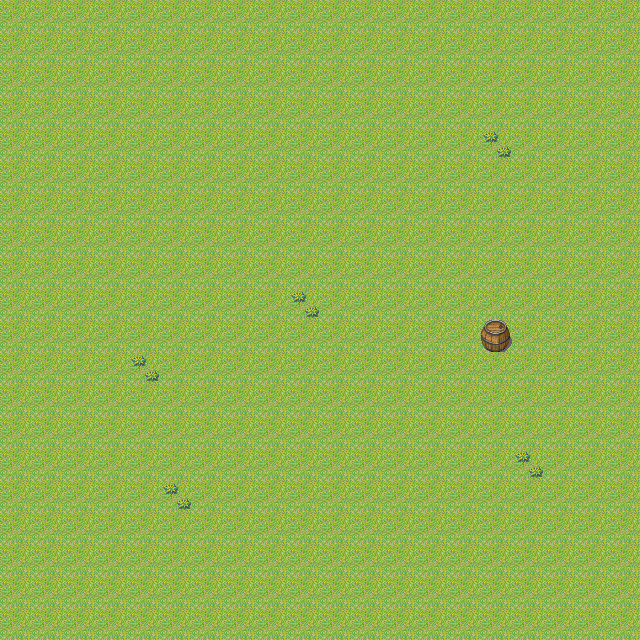

This is a level from a 2D game, rendered from its Tiled map with the project's own tilesets. A one-line summary and the complete map file follow:
An orthogonal 20x20 tile map with 32x32 px tiles, 2 tile layers (Tile Layer 1, Tile Layer 2).

<map version="1.10" tiledversion="1.11.2" orientation="orthogonal" renderorder="left-down" width="20" height="20" tilewidth="32" tileheight="32" infinite="0" nextlayerid="3" nextobjectid="1">
 <tileset firstgid="1" name="castle_exterior_mc" tilewidth="32" tileheight="32" tilecount="1544" columns="8">
  <image source="../tilesets/castle_exterior_mc.png" width="256" height="6176" />
 </tileset>
 <layer id="1" name="Tile Layer 1" width="20" height="20">
  <data encoding="csv">
1,1,1,1,1,1,1,1,1,1,1,1,1,1,1,1,1,1,1,1,
1,1,1,1,1,1,1,1,1,1,1,1,1,1,1,1,1,1,1,1,
1,1,1,1,1,1,1,1,1,1,1,1,1,1,1,1,1,1,1,1,
1,1,1,1,1,1,1,1,1,1,1,1,1,1,1,1,1,1,1,1,
1,1,1,1,1,1,1,1,1,1,1,1,1,1,1,1,1,1,1,1,
1,1,1,1,1,1,1,1,1,1,1,1,1,1,1,1,1,1,1,1,
1,1,1,1,1,1,1,1,1,1,1,1,1,1,1,1,1,1,1,1,
1,1,1,1,1,1,1,1,1,1,1,1,1,1,1,1,1,1,1,1,
1,1,1,1,1,1,1,1,1,1,1,1,1,1,1,1,1,1,1,1,
1,1,1,1,1,1,1,1,1,1,1,1,1,1,1,1,1,1,1,1,
1,1,1,1,1,1,1,1,1,1,1,1,1,1,1,1,1,1,1,1,
1,1,1,1,1,1,1,1,1,1,1,1,1,1,1,1,1,1,1,1,
1,1,1,1,1,1,1,1,1,1,1,1,1,1,1,1,1,1,1,1,
1,1,1,1,1,1,1,1,1,1,1,1,1,1,1,1,1,1,1,1,
1,1,1,1,1,1,1,1,1,1,1,1,1,1,1,1,1,1,1,1,
1,1,1,1,1,1,1,1,1,1,1,1,1,1,1,1,1,1,1,1,
1,1,1,1,1,1,1,1,1,1,1,1,1,1,1,1,1,1,1,1,
1,1,1,1,1,1,1,1,1,1,1,1,1,1,1,1,1,1,1,1,
1,1,1,1,1,1,1,1,1,1,1,1,1,1,1,1,1,1,1,1,
1,1,1,1,1,1,1,1,1,1,1,1,1,1,1,1,1,1,1,1
</data>
 </layer>
 <layer id="2" name="Tile Layer 2" width="20" height="20">
  <data encoding="csv">
0,0,0,0,0,0,0,0,0,0,0,0,0,0,0,0,0,0,0,0,
0,0,0,0,0,0,0,0,0,0,0,0,0,0,0,0,0,0,0,0,
0,0,0,0,0,0,0,0,0,0,0,0,0,0,0,0,0,0,0,0,
0,0,0,0,0,0,0,0,0,0,0,0,0,0,0,0,0,0,0,0,
0,0,0,0,0,0,0,0,0,0,0,0,0,0,0,2,0,0,0,0,
0,0,0,0,0,0,0,0,0,0,0,0,0,0,0,0,0,0,0,0,
0,0,0,0,0,0,0,0,0,0,0,0,0,0,0,0,0,0,0,0,
0,0,0,0,0,0,0,0,0,0,0,0,0,0,0,0,0,0,0,0,
0,0,0,0,0,0,0,0,0,0,0,0,0,0,0,0,0,0,0,0,
0,0,0,0,0,0,0,0,0,2,0,0,0,0,0,0,0,0,0,0,
0,0,0,0,0,0,0,0,0,0,0,0,0,0,0,12,0,0,0,0,
0,0,0,0,2,0,0,0,0,0,0,0,0,0,0,0,0,0,0,0,
0,0,0,0,0,0,0,0,0,0,0,0,0,0,0,0,0,0,0,0,
0,0,0,0,0,0,0,0,0,0,0,0,0,0,0,0,0,0,0,0,
0,0,0,0,0,0,0,0,0,0,0,0,0,0,0,0,2,0,0,0,
0,0,0,0,0,2,0,0,0,0,0,0,0,0,0,0,0,0,0,0,
0,0,0,0,0,0,0,0,0,0,0,0,0,0,0,0,0,0,0,0,
0,0,0,0,0,0,0,0,0,0,0,0,0,0,0,0,0,0,0,0,
0,0,0,0,0,0,0,0,0,0,0,0,0,0,0,0,0,0,0,0,
0,0,0,0,0,0,0,0,0,0,0,0,0,0,0,0,0,0,0,0
</data>
 </layer>
</map>